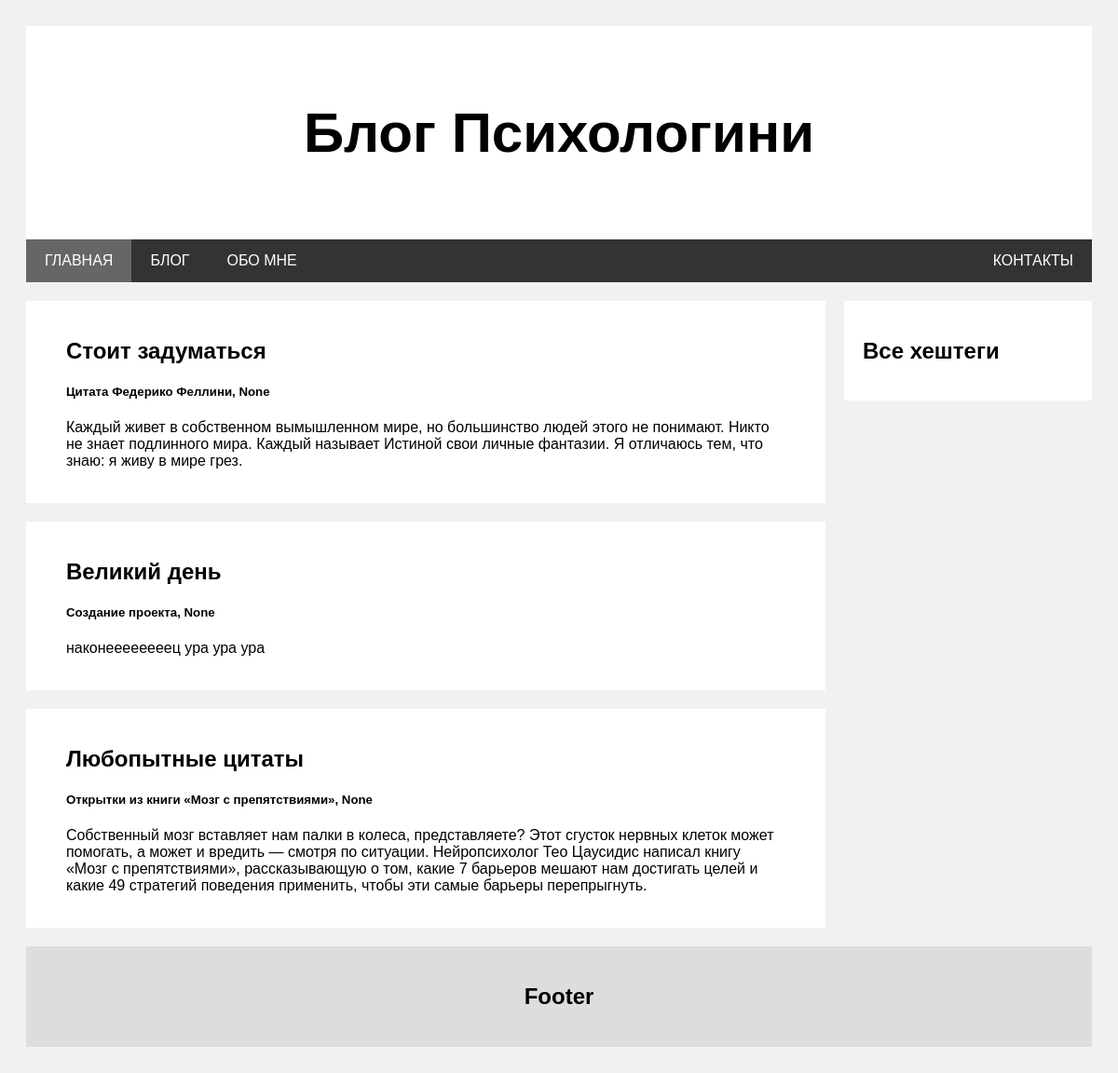
/, run on an earlier commit of the app's database.
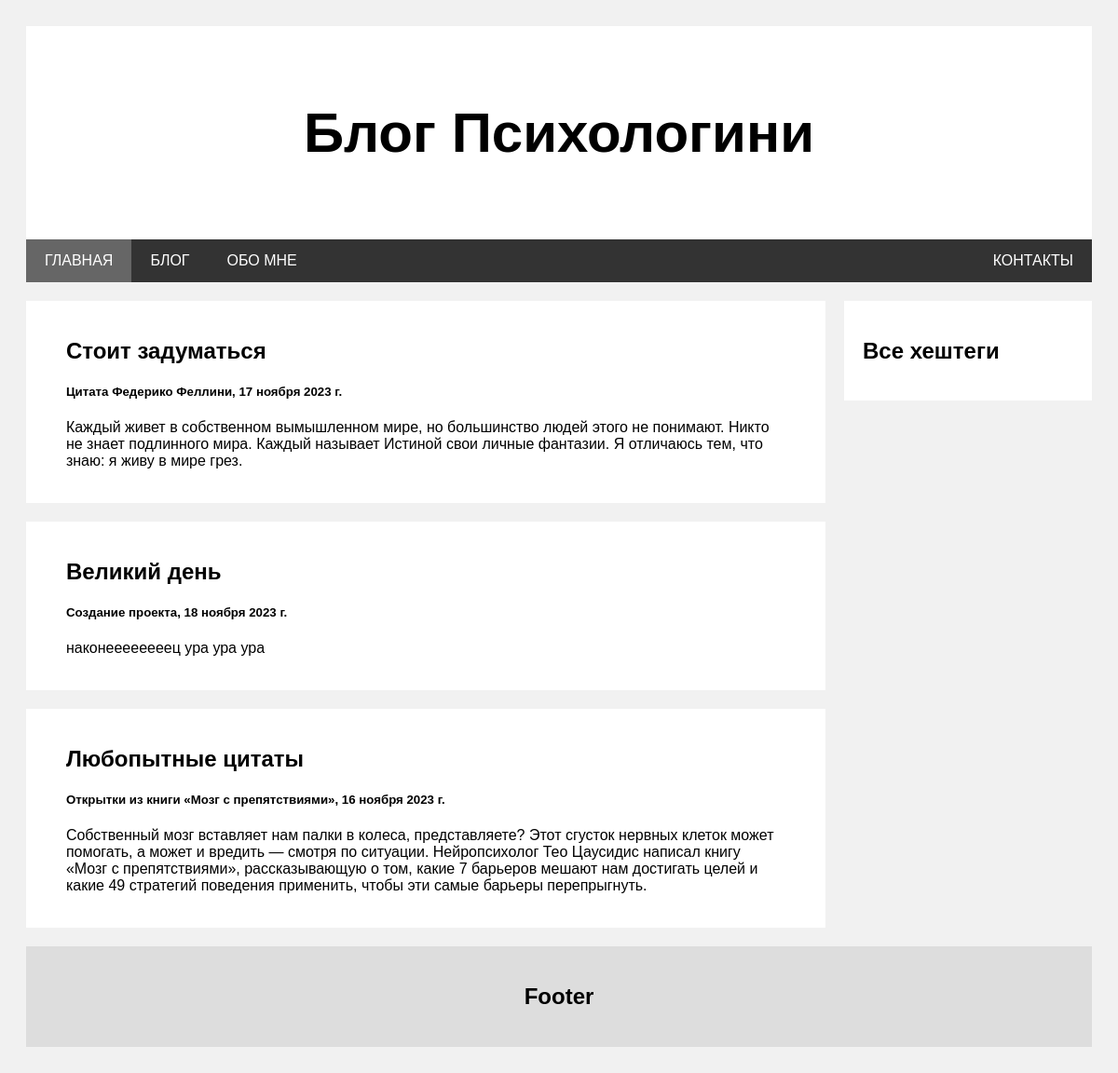
And on a later commit of the database.
### blog/models.py (models this page shows, shortened)
class Post(models.Model):
    title = models.CharField(max_length=30, verbose_name="Название")
    description = models.CharField(max_length=50, verbose_name="Описание")
    date = models.DateField(verbose_name="Дата")
    content = models.TextField(verbose_name="Контент")
    hashtag = models.ManyToManyField(Hashtag, verbose_name="Хештег", blank=True)
    image = models.FileField(
        upload_to="jpeg", verbose_name="Изображение", blank=True, null=True
    )
    slug = models.SlugField(null=False, db_index=True)
    def get_url(self):
        return reverse("post_details", args=[self.slug])

### blog/views.py (the view)
# urls.py: path("", views.main_page, name="main_page"),
def main_page(request):
    posts = list(Post.objects.order_by("-date"))
    context = {"posts": sample(posts, 3)}
    return render(request, "blog/main_page.html", context)

### context_processors/get_hashtags.py (called while the page is built)
def get_hashtags(request):
    return {"hashtags": Hashtag.objects.all()}

### blog/templates/blog/main_page.html
{% extends 'base.html' %}
{% block content %}
    <div class="leftcolumn">
        {% for sign_post in posts %}
            <div class="card">
                <a href="{{ sign_post.get_url }}"><h2>{{ sign_post.title }}</h2></a>
                <h5>{{ sign_post.description }}, {{ sign_post.date }}</h5>
                <p>{{ sign_post.content }}</p>
            </div>
        {% endfor %}
    </div>
{% endblock %}

What changed in the data, as far as the page shows it:
changed Post "Стоит задуматься": date "None" → "17 ноября 2023 г."
changed Post "Великий день": date "None" → "18 ноября 2023 г."
changed Post "Любопытные цитаты": date "None" → "16 ноября 2023 г."
